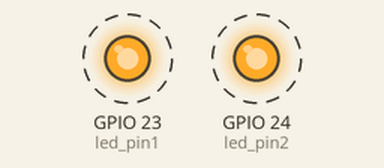
Bench run of a program on a simulated Raspberry Pi (BCM pin numbers). On the bench: output pins drawn as LEDs (lit = HIGH). Dashed ring = blinking.

Above: at 0.2 s.
Timing chart, 0 to 3.0 s (numbered marks = the images above):
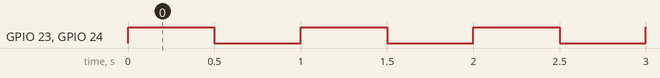

The program:

pwm_exam_01.py
```python
import RPi.GPIO as GPIO

GPIO.setmode(GPIO.BCM)

# 불필요한 warning 제거
GPIO.setwarnings(False)

led_pin1 = 23
led_pin2 = 24

GPIO.setup(led_pin1, GPIO.OUT)
GPIO.setup(led_pin2, GPIO.OUT)

pwm1 = GPIO.PWM(led_pin1, 1.0)
pwm1.start(50)
pwm2 = GPIO.PWM(led_pin2, 1.0)
pwm2.start(50)

try:
    while True:
        pass

except KeyboardInterrupt:
    pass

pwm1.stop()
pwm1.stop()

GPIO.cleanup()
```

Measured:
- by itself, GPIO 23 (led_pin1), GPIO 24 (led_pin2): alternates HIGH for 0.50 s and LOW for 0.50 s
- by itself, everything shown: repeats every 1.0 s, in 4 steps
